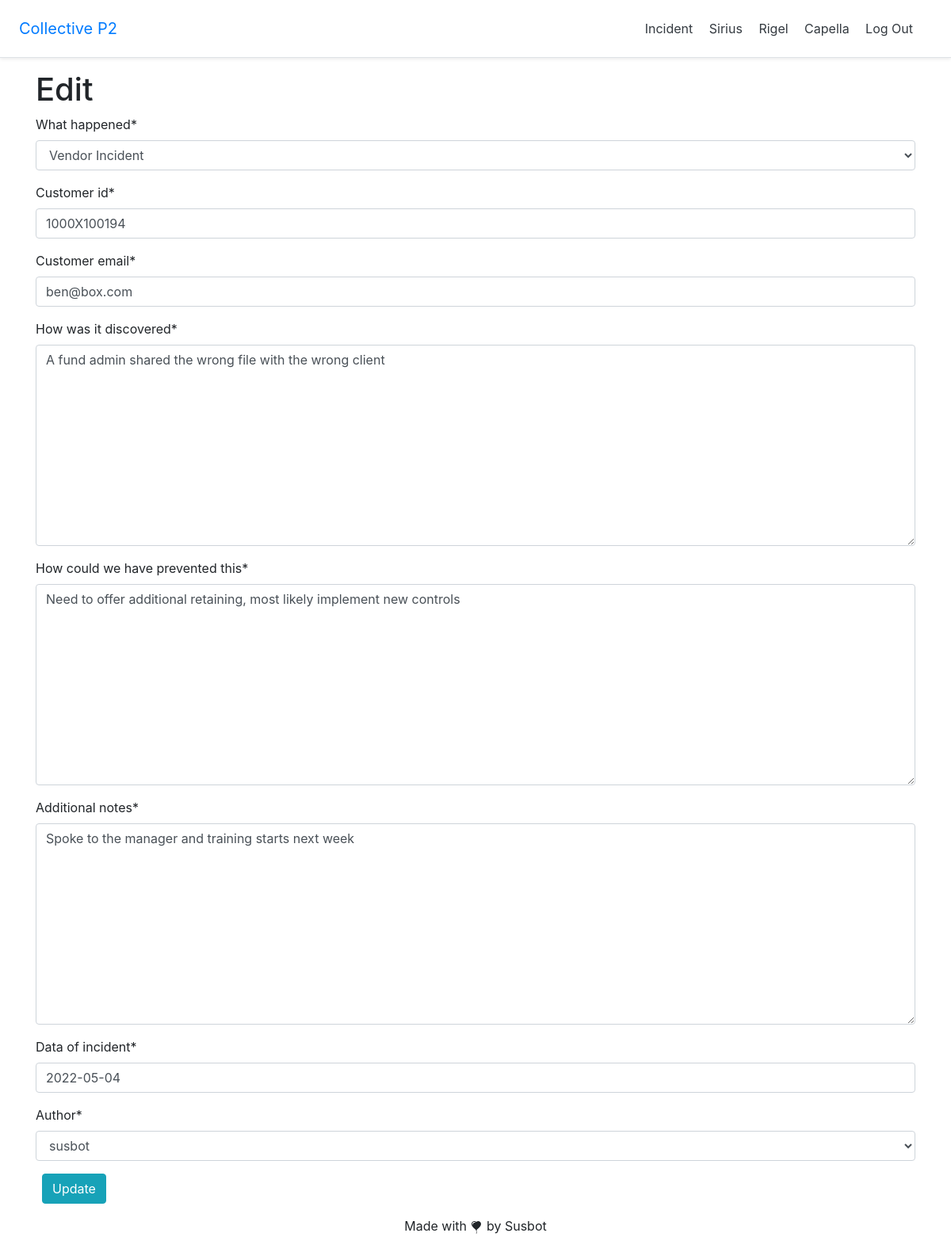
/incidents/1/edit/ (signed in), run on the app's committed database.
### incidents/models.py (models this page shows, shortened)
class Incident(models.Model):
    what_happened = models.CharField(max_length=40, choices=incident_type)
    customer_id = models.CharField(max_length=15)
    customer_email = models.EmailField()
    when_did_it_happen = models.DateField(auto_now_add=True, editable=False)
    how_was_it_discovered = models.TextField()
    how_could_we_have_prevented_this = models.TextField()
    additional_notes = models.TextField()
    data_of_incident = models.DateField(auto_now=False)
    author = models.ForeignKey(
        get_user_model(),
        on_delete=models.CASCADE
    )

### incidents/views.py (the view)
# urls.py: path('<int:pk>/edit/', HomeUpdateView.as_view(), name='incidents/incident_edit'),
class HomeUpdateView(LoginRequiredMixin, UserPassesTestMixin, UpdateView):
    model = Incident
    template_name = 'incidents/incident_edit.html'
    fields = ['what_happened', 'customer_id', 'customer_email','how_was_it_discovered',
              'how_could_we_have_prevented_this', 'additional_notes', 'data_of_incident', 'author']
    def test_func(self):
        obj = self.get_object()
        return obj.author == self.request.user

### templates/incidents/incident_edit.html (shortened to what this page needs)
{% extends 'base.html' %}
{% load crispy_forms_tags %}
{% block content %}
    <h1>Edit</h1>
    <form action="" method="post">
        {{ form|crispy }}
        <button class="btn btn-info ml-2" type="submit">Update</button>
    </form>
{% endblock content %}

### data on the page
Incident: what_happened "Vendor Incident", customer_id "1000X100194", customer_email "ben@box.com", how_was_it_discovered "A fund admin shared the wrong file with the wrong client", how_could_we_have_prevented_this "Need to offer additional retaining, most likely implement new controls", additional_notes "Spoke to the manager and training starts next week", data_of_incident "2022-05-04", author "susbot"
